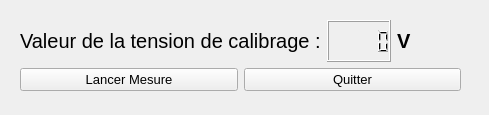
<?xml version="1.0" encoding="UTF-8"?>
<ui version="4.0">
 <class>Conditionneur</class>
 <widget class="QWidget" name="Conditionneur">
  <property name="geometry">
   <rect>
    <x>0</x>
    <y>0</y>
    <width>489</width>
    <height>115</height>
   </rect>
  </property>
  <property name="font">
   <font>
    <pointsize>10</pointsize>
   </font>
  </property>
  <property name="windowTitle">
   <string>Conditionneur</string>
  </property>
  <widget class="QWidget" name="">
   <property name="geometry">
    <rect>
     <x>20</x>
     <y>20</y>
     <width>441</width>
     <height>71</height>
    </rect>
   </property>
   <layout class="QVBoxLayout" name="verticalLayout">
    <item>
     <layout class="QHBoxLayout" name="horizontalLayout">
      <item>
       <widget class="QLabel" name="label_valeurTension">
        <property name="font">
         <font>
          <pointsize>15</pointsize>
         </font>
        </property>
        <property name="text">
         <string>Valeur de la tension de calibrage :</string>
        </property>
       </widget>
      </item>
      <item>
       <widget class="QLCDNumber" name="lcdNumber">
        <property name="font">
         <font>
          <pointsize>14</pointsize>
         </font>
        </property>
       </widget>
      </item>
      <item>
       <widget class="QLabel" name="label_V">
        <property name="font">
         <font>
          <pointsize>15</pointsize>
          <bold>true</bold>
         </font>
        </property>
        <property name="text">
         <string>V</string>
        </property>
       </widget>
      </item>
     </layout>
    </item>
    <item>
     <layout class="QHBoxLayout" name="horizontalLayout_2">
      <item>
       <widget class="QPushButton" name="pushButton_lancerMesure">
        <property name="text">
         <string>Lancer Mesure</string>
        </property>
       </widget>
      </item>
      <item>
       <widget class="QPushButton" name="pushButton_quitter">
        <property name="text">
         <string>Quitter</string>
        </property>
       </widget>
      </item>
     </layout>
    </item>
   </layout>
  </widget>
 </widget>
 <resources/>
 <connections/>
</ui>
